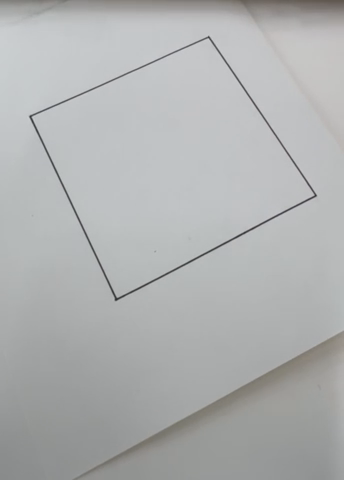
#> input picture frame 37 of video.mp4, 344 x 480 px
$ python solvePnP.py
#> lines starting #> are read from the running program, lines starting #| are printed output that depends on the picture; after the words box and inside, x2 and y2 are one past the last pixel; in counts of white or black regions, pixels touching at a corner belong together
import cv2
import numpy as np

#相机标定内参
cameraMatrix=np.array([[1.28866129e+03,0.00000000e+00,6.44996317e+02],
                       [0.00000000e+00,1.28964948e+03,8.20530936e+02],
                       [0.00000000e+00,0.00000000e+00,1.00000000e+00]])

distCoeffs=np.array([9.75592964e-02,-3.69668144e-01,-1.22385649e-03,3.13308344e-04,3.50478819e-01])

#正方形
objectPoints = np.array([[0, 0, 0],
                         [50, 0, 0],
                         [50, 50, 0],
                         [0, 50, 0]], dtype=np.float32)

#坐标轴绘制
def draw_axes(img, rvec, tvec):
    axis = np.float32([[0,0,0],
                       [60, 0, 0],
                       [0, 60, 0],
                       [0, 0, 60]])  # XYZ三轴
    imgpts, _ = cv2.projectPoints(axis, rvec, tvec, cameraMatrix, distCoeffs)#

    origin = tuple(imgpts[0].ravel().astype(int))  # 这是 (0, 0, 0) 投影结果
    x_end = tuple(imgpts[1].ravel().astype(int))
    y_end = tuple(imgpts[2].ravel().astype(int))
    z_end = tuple(imgpts[3].ravel().astype(int))

    img = cv2.line(img, origin, x_end, (0, 0, 255), 3)  # X 红
    img = cv2.line(img, origin, y_end, (0, 255, 0), 3)  # Y 绿
    img = cv2.line(img, origin, z_end, (255, 0, 0), 3)  # Z 蓝
    cv2.circle(img, origin, 5, (0, 255, 255), -1)  # 原点 黄
    return img

#
def sort_corners(corners):
    center = np.mean(corners, axis=0)#几何中心
    angles = np.arctan2(corners[:,1] - center[1], corners[:,0] - center[0])#角点和中心点的相对坐标
    return corners[np.argsort(-angles)]  # 按顺时针排序后的角点数组

#读取视频
cap=cv2.VideoCapture("video.mp4")
#创建一个视频写入器
width = int(cap.get(cv2.CAP_PROP_FRAME_WIDTH))
height = int(cap.get(cv2.CAP_PROP_FRAME_HEIGHT))
fps = cap.get(cv2.CAP_PROP_FPS)
fourcc = cv2.VideoWriter_fourcc(*'mp4v')
out = cv2.VideoWriter('output.mp4', fourcc, fps, (width, height))

while True:
    ret, frame = cap.read()
#> frame is the input picture: shape (480, 344, 3); mean B, G, R 177.2, 177.1, 175.3
    if not ret:
        break


    lower_black = np.array([0, 0, 0])  # 纯黑
    upper_black = np.array([180, 255, 160])  # 接近黑（灰）值

    # 先转 HSV
    hsv = cv2.cvtColor(frame, cv2.COLOR_BGR2HSV)
#> hsv: shape (480, 344, 3); mean H, S, V 85, 5, 178
    # 提取黑色区域
    mask = cv2.inRange(hsv, lower_black, upper_black)
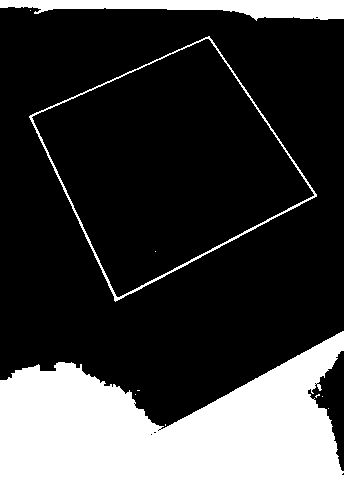
#> mask: shape (480, 344); 23.2% white; 11 white regions (8 under 20 px), largest, box (x1, y1, x2, y2) and area: (0, 331, 344, 480) 32352, (0, 0, 344, 21) 4126, (29, 36, 317, 302) 1799
    kernel = np.ones((7, 7), np.uint8)
    mask = cv2.morphologyEx(mask, cv2.MORPH_CLOSE, kernel)
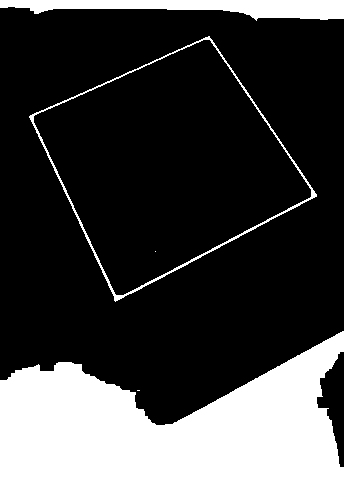
#> mask: shape (480, 344); 23.4% white; 5 white regions (2 under 20 px)

    contours, _ = cv2.findContours(mask, cv2.RETR_EXTERNAL, cv2.CHAIN_APPROX_SIMPLE)
#> contours = 4 contours, 1 with area under 20; largest, box (x1, y1, x2, y2) and area: (29, 36, 317, 302) 41761, (0, 331, 344, 480) 32142, (0, 0, 344, 21) 3816
    max_area = 0
    target_corners = None
    frame_center = np.array([width // 4, height // 3])

    for cnt in contours:
        epsilon = 0.02 * cv2.arcLength(cnt, True)
        approx = cv2.approxPolyDP(cnt, epsilon, True)

        cv2.imshow("mask_debug.png", mask)
        if len(approx) >= 3 and cv2.isContourConvex(approx):
            area = cv2.contourArea(approx)
            centroid = np.mean(approx.reshape(-1, 2), axis=0)

            if 5000 < area < 1000000 and np.linalg.norm(centroid - frame_center) <400:
                    if area > max_area:
                        max_area = area
                        target_corners = approx
#> this loop made 4 passes
#> (epsilon, area, centroid, max_area, target_corners) on pass 3: (17.65, 41787.5, [167.2, 162.2], 41787.5, [[209, 36], [29, 116], [115, 301], [316, 196]])
#> (epsilon, approx, area, centroid) on pass 4: (14.54, [[0, 0], [343, 18], [343, 0]], 3087, [228.7, 6])
#> after the loop, max_area = 41787.5

    if target_corners is not None:
        # 排序角点：左上->右上->右下->左下（按顺时针）
        corners = target_corners.reshape(-1, 2).astype(np.float32)
#> corners = [[209, 36], [29, 116], [115, 301], [316, 196]]
        if len(corners) >= 4:
            sorted_corners = sort_corners(corners)  # 使用极坐标排序代替原sort_key
#> in sort_corners, `center = np.mean(corners, axis=0)#几何中心`: center = [167.2, 162.2]
#> in sort_corners, `angles = np.arctan2(corners[:,1] - center[1], corners[:,0] - center[0]..`: angles = [-1.25, -2.82, 1.93, 0.223]
#> sorted_corners = [[115, 301], [316, 196], [209, 36], [29, 116]]
            imgp = np.array(sorted_corners, dtype=np.float32)
#> imgp = [[115, 301], [316, 196], [209, 36], [29, 116]]
            objp = objectPoints
            flag = cv2.SOLVEPNP_ITERATIVE
#> flag = 0
        elif len(corners) == 3:
            imgp = np.array(corners, dtype=np.float32)
            objp = objectPoints[:3]
            flag = cv2.SOLVEPNP_P3P
        else:
            imgp = objp = None
        if imgp is not None:
            success, rvec, tvec = cv2.solvePnP(objectPoints, imgp, cameraMatrix, distCoeffs)
#> success = True; rvec = [2.92, -0.773, 0.119]; tvec = [-121.6, -121.1, 299.2]
            if success:
            # 画坐标轴用于验证
                for i in range(4):
                    pt1 = tuple(imgp[i].astype(int))
                    pt2 = tuple(imgp[(i + 1) % 4].astype(int))
                    frame = cv2.line(frame, pt1, pt2, (0, 255, 255), 2)
#> this loop made 4 passes
#> (pt1, pt2) on passes 1 to 4: ((115, 301), (316, 196)), ((316, 196), (209, 36)), ((209, 36), (29, 116)), ((29, 116), (115, 301))
#> pass 1, `frame = cv2.line(frame, pt1, pt2, (0, 255, 255), 2)`:
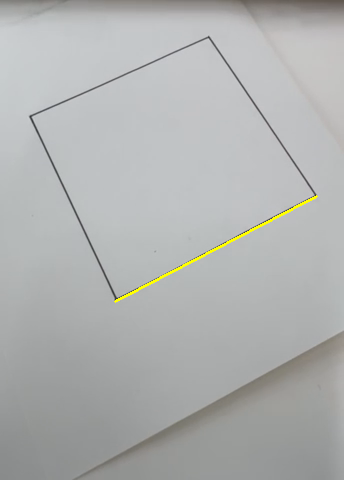
#> frame: shape (480, 344, 3); 0.37% of pixels changed, all inside (x1, y1, x2, y2) = (114, 195, 318, 303)
#> pass 2, `frame = cv2.line(frame, pt1, pt2, (0, 255, 255), 2)`:
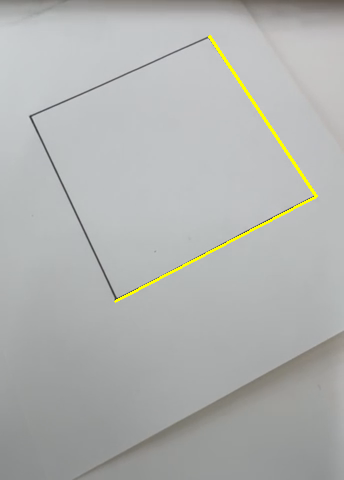
#> frame: shape (480, 344, 3); 0.39% of pixels changed, all inside (x1, y1, x2, y2) = (208, 35, 318, 196)
#> pass 3, `frame = cv2.line(frame, pt1, pt2, (0, 255, 255), 2)`:
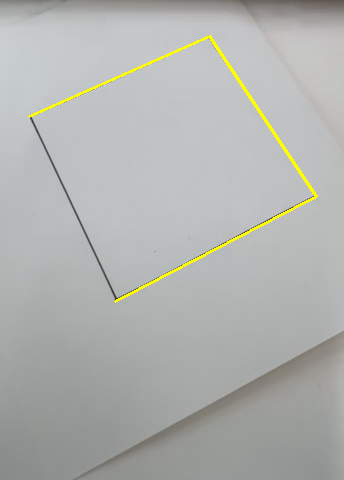
#> frame: shape (480, 344, 3); 0.3% of pixels changed, all inside (x1, y1, x2, y2) = (28, 36, 208, 118)
#> after the loop:
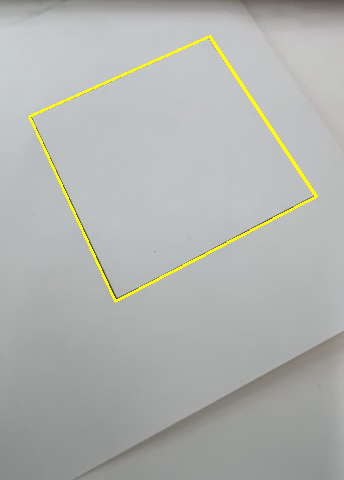
#> frame: shape (480, 344, 3); 0.31% of pixels changed, all inside (x1, y1, x2, y2) = (29, 117, 116, 301)
                frame = draw_axes(frame, rvec, tvec)
#> in draw_axes, `imgpts, _ = cv2.projectPoints(axis, rvec, tvec, cameraMatrix, distCoef..`: imgpts = [[118.8, 295.5], [349.8, 181.5], [4.2, 87.02], [6.22, 125.6]]
#> in draw_axes, `origin = tuple(imgpts[0].ravel().astype(int))`: origin = (118, 295)
#> in draw_axes, `x_end = tuple(imgpts[1].ravel().astype(int))`: x_end = (349, 181)
#> in draw_axes, `y_end = tuple(imgpts[2].ravel().astype(int))`: y_end = (4, 87)
#> in draw_axes, `z_end = tuple(imgpts[3].ravel().astype(int))`: z_end = (6, 125)
#> in draw_axes, `img = cv2.line(img, origin, z_end, (255, 0, 0), 3)`:
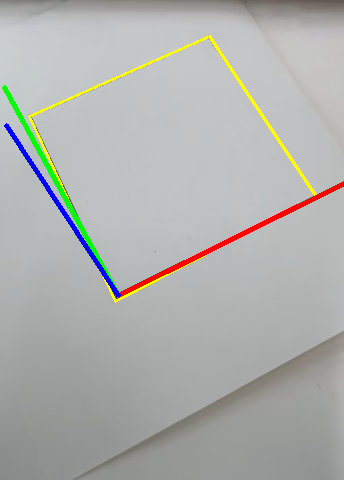
#> img: shape (480, 344, 3); mean B, G, R 174, 176.4, 175.1
#> in draw_axes, `cv2.circle(img, origin, 5, (0, 255, 255), -1)`: img: shape (480, 344, 3); 0.04% of pixels changed, all inside (x1, y1, x2, y2) = (114, 290, 124, 299)
                cv2.imshow("box", frame)

                reproj, _ = cv2.projectPoints(objectPoints, rvec, tvec, cameraMatrix, distCoeffs)
#> reproj = [[118.8, 295.5], [311.8, 200.1], [214.8, 31.57], [23.58, 121.9]]


    cv2.imshow("pose", frame)
    out.write(frame)
    if cv2.waitKey(1) & 0xFF == ord('q'):
#> (key q is pressed here)
        break

cap.release()
out.release()
cv2.destroyAllWindows()

$ run again, starting later in the video
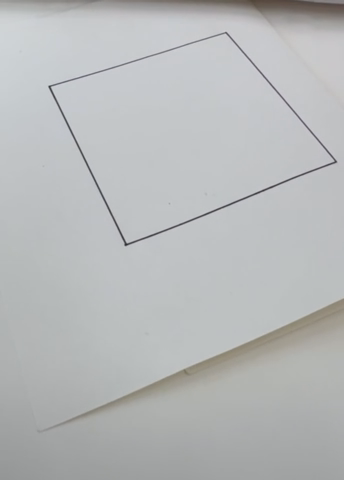
#> input picture frame 170 of video.mp4, 344 x 480 px
#> frame is the input picture: shape (480, 344, 3); mean B, G, R 185.5, 184.8, 182.8
#> hsv: shape (480, 344, 3); mean H, S, V 90.8, 6.7, 186.5
#> `mask = cv2.morphologyEx(mask, cv2.MORPH_CLOSE, kernel)`:
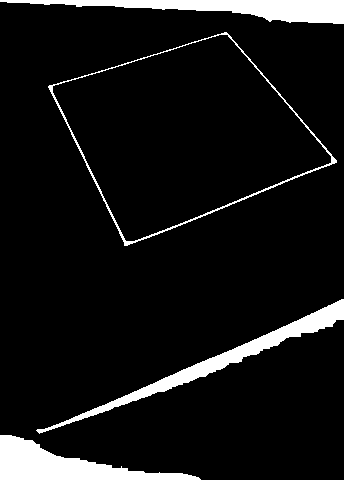
#> mask: shape (480, 344); 7.9% white; 4 white regions
#> contours = 4 contours; box (x1, y1, x2, y2) and area: (48, 32, 337, 246) 34650, (0, 435, 201, 480) 3686, (0, 0, 344, 24) 3508, (36, 299, 344, 434) 3456
#> the loop `for cnt in contours:` made 4 passes
#> (epsilon, area, centroid, max_area, target_corners) on pass 3: (16.26, 34548, [183.5, 131.2], 34548, [[226, 32], [48, 86], [124, 245], [336, 162]])
#> after the loop `for cnt in contours:`: max_area = 34548
#> corners = [[226, 32], [48, 86], [124, 245], [336, 162]]
#> center = [183.5, 131.2]
#> angles = [-1.17, -2.82, 2.05, 0.199]
#> sorted_corners = [[124, 245], [336, 162], [226, 32], [48, 86]]
#> flag = 0
#> success = True; rvec = [2.72, -0.757, 0.29]; tvec = [-117.2, -131.9, 294.6]
#> the loop `for i in range(4):` made 4 passes
#> (pt1, pt2) on passes 1 to 4: ((124, 245), (336, 162)), ((336, 162), (226, 32)), ((226, 32), (48, 86)), ((48, 86), (124, 245))
#> imgpts = [[130.3, 239.9], [366.7, 151.9], [22.06, 62.65], [46.55, -6.52]]
#> origin = (130, 239)
#> x_end = (366, 151)
#> y_end = (22, 62)
#> z_end = (46, -6)
#> in draw_axes, `img = cv2.line(img, origin, z_end, (255, 0, 0), 3)`:
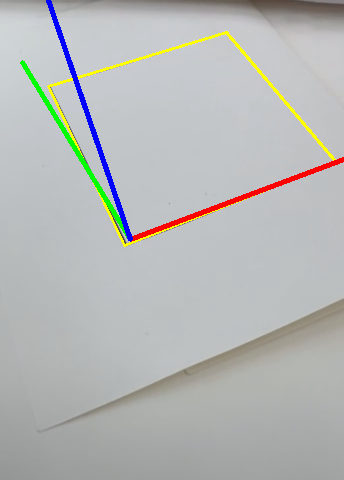
#> img: shape (480, 344, 3); mean B, G, R 182.2, 183.5, 181.8
#> reproj = [[130.3, 239.9], [329, 165.9], [234.9, 27.55], [39.95, 91.71]]

$ run again, starting later in the video
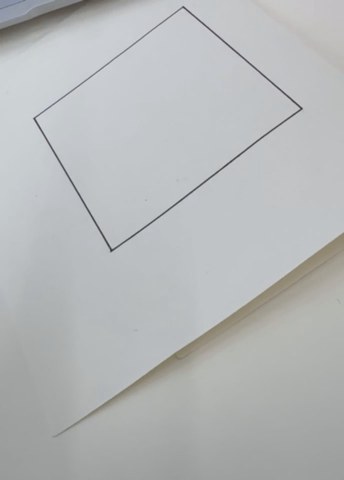
#> input picture frame 302 of video.mp4, 344 x 480 px
#> frame is the input picture: shape (480, 344, 3); mean B, G, R 184.3, 183.7, 181.6
#> hsv: shape (480, 344, 3); mean H, S, V 90.5, 7, 185.5
#> `mask = cv2.morphologyEx(mask, cv2.MORPH_CLOSE, kernel)`:
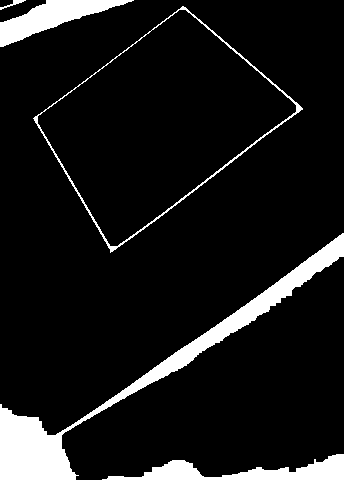
#> mask: shape (480, 344); 9.1% white; 5 white regions
#> contours = 5 contours; box (x1, y1, x2, y2) and area: (33, 6, 303, 253) 32730, (0, 233, 344, 480) 8035, (102, 454, 344, 480) 2370, (0, 0, 134, 47) 2322, (0, 0, 26, 10) 42
#> the loop `for cnt in contours:` made 5 passes
#> (epsilon, area, centroid, max_area, target_corners) on pass 3: (15.52, 32758.5, [157, 121.2], 32758.5, [[183, 6], [33, 118], [110, 252], [302, 109]])
#> after the loop `for cnt in contours:`: max_area = 32758.5
#> corners = [[183, 6], [33, 118], [110, 252], [302, 109]]
#> center = [157, 121.2]
#> angles = [-1.35, -3.12, 1.92, -0.0843]
#> sorted_corners = [[110, 252], [302, 109], [183, 6], [33, 118]]
#> flag = 0
#> success = True; rvec = [2.65, -0.916, -0.116]; tvec = [-118.6, -128.6, 290.3]
#> the loop `for i in range(4):` made 4 passes
#> (pt1, pt2) on passes 1 to 4: ((110, 252), (302, 109)), ((302, 109), (183, 6)), ((183, 6), (33, 118)), ((33, 118), (110, 252))
#> imgpts = [[116.6, 246.4], [329.8, 87.18], [6.97, 101.9], [-74.71, 9.14]]
#> origin = (116, 246)
#> x_end = (329, 87)
#> y_end = (6, 101)
#> z_end = (-74, 9)
#> in draw_axes, `img = cv2.line(img, origin, z_end, (255, 0, 0), 3)`:
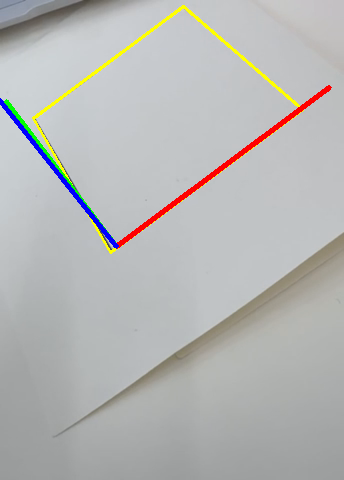
#> img: shape (480, 344, 3); mean B, G, R 181.3, 182.4, 181.8
#> reproj = [[116.6, 246.4], [294.4, 113.4], [192.5, 0.251], [24.59, 125]]
